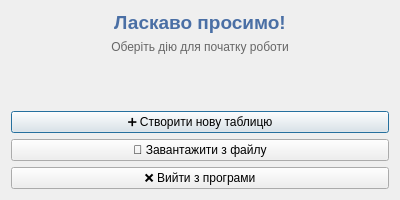
<?xml version="1.0" encoding="UTF-8"?>
<ui version="4.0">
 <class>StartupDialog</class>
 <widget class="QDialog" name="StartupDialog">
  <property name="geometry">
   <rect>
    <x>0</x>
    <y>0</y>
    <width>400</width>
    <height>200</height>
   </rect>
  </property>
  <property name="windowTitle">
   <string>Менеджер автомобілів - Початок роботи</string>
  </property>
  <layout class="QVBoxLayout" name="verticalLayout">
   <item>
    <widget class="QLabel" name="titleLabel">
     <property name="text">
      <string>&lt;html&gt;&lt;head/&gt;&lt;body&gt;&lt;p align=&quot;center&quot;&gt;&lt;span style=&quot; font-size:14pt; font-weight:600; color:#4a6fa5;&quot;&gt;Ласкаво просимо!&lt;/span&gt;&lt;/p&gt;&lt;/body&gt;&lt;/html&gt;</string>
     </property>
    </widget>
   </item>
   <item>
    <widget class="QLabel" name="subtitleLabel">
     <property name="text">
      <string>&lt;html&gt;&lt;head/&gt;&lt;body&gt;&lt;p align=&quot;center&quot;&gt;&lt;span style=&quot; color:#666666;&quot;&gt;Оберіть дію для початку роботи&lt;/span&gt;&lt;/p&gt;&lt;/body&gt;&lt;/html&gt;</string>
     </property>
    </widget>
   </item>
   <item>
    <spacer name="verticalSpacer">
     <property name="orientation">
      <enum>Qt::Vertical</enum>
     </property>
     <property name="sizeHint" stdset="0">
      <size>
       <width>20</width>
       <height>20</height>
      </size>
     </property>
    </spacer>
   </item>
   <item>
    <widget class="QPushButton" name="createButton">
     <property name="text">
      <string>➕ Створити нову таблицю</string>
     </property>
     <property name="toolTip">
      <string>Створити порожню таблицю автомобілів</string>
     </property>
    </widget>
   </item>
   <item>
    <widget class="QPushButton" name="loadButton">
     <property name="text">
      <string>📂 Завантажити з файлу</string>
     </property>
     <property name="toolTip">
      <string>Завантажити дані з текстового файлу</string>
     </property>
    </widget>
   </item>
   <item>
    <widget class="QPushButton" name="cancelButton">
     <property name="text">
      <string>❌ Вийти з програми</string>
     </property>
     <property name="toolTip">
      <string>Закрити програму</string>
     </property>
    </widget>
   </item>
  </layout>
 </widget>
 <resources/>
 <connections/>
</ui>
